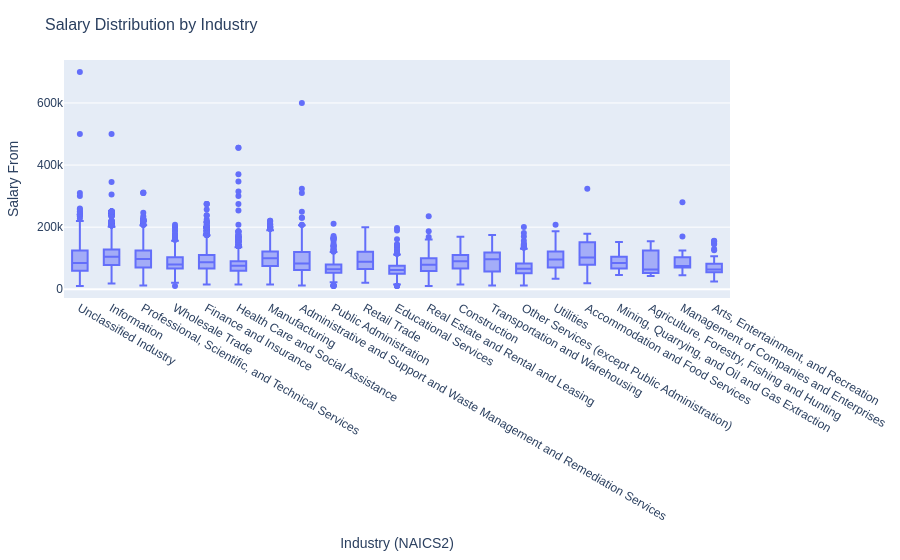

Notebook source saved alongside this figure:
### Markdown cell above
# Salary Distribution by Industry
- Compare salary variations across industries.
- **Filter the dataset**
  - Keep records where **salary is greater than zero**.
- **Aggregate Data**
  - Group by **NAICS industry codes**.
- **Visualize results**
  - Create a **box plot** where:
    - **X-axis** = `NAICS2_NAME`
    - **Y-axis** = `SALARY_FROM`
  - Customize colors, fonts, and styles.
- **Explanation:** Write two sentences about what the graph reveals.

### Code cell
# Your code for 2nd question here
import plotly.express as px

# 1. Filter out non‐positive salaries and select the two columns
pdf = (
    df
    .filter(df["SALARY_FROM"] > 0)
    .select("NAICS2_NAME", "SALARY_FROM")
    .toPandas()
)

# 2. Build the box plot
fig = px.box(
    pdf,
    x="NAICS2_NAME",
    y="SALARY_FROM",
    title="Salary Distribution by Industry",
    color_discrete_sequence=["#636EFA"]  # single‐tone styling
)

# 3. Tweak fonts & layout
fig.update_layout(
    font_family="Arial",
    title_font_size=16,
    xaxis_title="Industry (NAICS2)",
    yaxis_title="Salary From",
    margin=dict(l=40, r=40, t=60, b=40)
)

fig.show()

### Figure 1 — Plotly figure (JSON) as saved in the notebook; plotly's stock layout.template omitted (floating-point values rounded to 4 significant figures; data arrays with more than 128 entries replaced by an {"elided": "..."} marker saying what was removed)
{"data": [{"alignmentgroup": "True", "hovertemplate": "NAICS2_NAME=%{x}<br>SALARY_FROM=%{y}<extra></extra>", "legendgroup": "", "marker": {"color": "#636EFA"}, "name": "", "notched": false, "offsetgroup": "", "orientation": "v", "showlegend": false, "type": "box", "x": {"elided": "17530 str values"}, "x0": " ", "xaxis": "x", "y": {"elided": "17530 int values"}, "y0": " ", "yaxis": "y"}], "layout": {"boxmode": "group", "font": {"family": "Arial"}, "legend": {"tracegroupgap": 0}, "margin": {"b": 40, "l": 40, "r": 40, "t": 60}, "title": {"font": {"size": 16}, "text": "Salary Distribution by Industry"}, "xaxis": {"anchor": "y", "domain": [0, 1], "title": {"text": "Industry (NAICS2)"}}, "yaxis": {"anchor": "x", "domain": [0, 1], "title": {"text": "Salary From"}}}}
